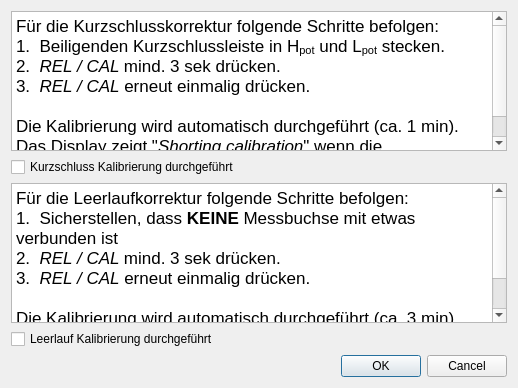
<?xml version="1.0" encoding="UTF-8"?>
<ui version="4.0">
 <class>Dialog</class>
 <widget class="QDialog" name="Dialog">
  <property name="geometry">
   <rect>
    <x>0</x>
    <y>0</y>
    <width>520</width>
    <height>400</height>
   </rect>
  </property>
  <property name="sizePolicy">
   <sizepolicy hsizetype="Fixed" vsizetype="Fixed">
    <horstretch>0</horstretch>
    <verstretch>0</verstretch>
   </sizepolicy>
  </property>
  <property name="minimumSize">
   <size>
    <width>511</width>
    <height>400</height>
   </size>
  </property>
  <property name="maximumSize">
   <size>
    <width>1000</width>
    <height>1000</height>
   </size>
  </property>
  <property name="windowTitle">
   <string>Kalibrierung des LCR-Meter</string>
  </property>
  <layout class="QGridLayout" name="gridLayout" rowstretch="0,0,0,0,0" columnstretch="0" rowminimumheight="0,0,0,0,0">
   <property name="sizeConstraint">
    <enum>QLayout::SizeConstraint::SetFixedSize</enum>
   </property>
   <item row="0" column="0">
    <widget class="QTextBrowser" name="textBrowser">
     <property name="sizePolicy">
      <sizepolicy hsizetype="Expanding" vsizetype="Minimum">
       <horstretch>0</horstretch>
       <verstretch>0</verstretch>
      </sizepolicy>
     </property>
     <property name="minimumSize">
      <size>
       <width>496</width>
       <height>0</height>
      </size>
     </property>
     <property name="maximumSize">
      <size>
       <width>16777215</width>
       <height>140</height>
      </size>
     </property>
     <property name="html">
      <string>&lt;!DOCTYPE HTML PUBLIC &quot;-//W3C//DTD HTML 4.0//EN&quot; &quot;http://www.w3.org/TR/REC-html40/strict.dtd&quot;&gt;
&lt;html&gt;&lt;head&gt;&lt;meta name=&quot;qrichtext&quot; content=&quot;1&quot; /&gt;&lt;meta charset=&quot;utf-8&quot; /&gt;&lt;style type=&quot;text/css&quot;&gt;
p, li { white-space: pre-wrap; }
hr { height: 1px; border-width: 0; }
li.unchecked::marker { content: &quot;\2610&quot;; }
li.checked::marker { content: &quot;\2612&quot;; }
&lt;/style&gt;&lt;/head&gt;&lt;body style=&quot; font-family:'.AppleSystemUIFont'; font-size:13pt; font-weight:400; font-style:normal;&quot;&gt;
&lt;p style=&quot; margin-top:0px; margin-bottom:0px; margin-left:0px; margin-right:0px; -qt-block-indent:0; text-indent:0px;&quot;&gt;Für die Kurzschlusskorrektur folgende Schritte befolgen:&lt;/p&gt;
&lt;p style=&quot; margin-top:0px; margin-bottom:0px; margin-left:0px; margin-right:0px; -qt-block-indent:0; text-indent:0px;&quot;&gt;1.  Beiligenden Kurzschlussleiste in H&lt;span style=&quot; vertical-align:sub;&quot;&gt;pot&lt;/span&gt; und L&lt;span style=&quot; vertical-align:sub;&quot;&gt;pot&lt;/span&gt; stecken.&lt;/p&gt;
&lt;p style=&quot; margin-top:0px; margin-bottom:0px; margin-left:0px; margin-right:0px; -qt-block-indent:0; text-indent:0px;&quot;&gt;2.  &lt;span style=&quot; font-style:italic;&quot;&gt;REL / CAL &lt;/span&gt;mind. 3 sek drücken.&lt;/p&gt;
&lt;p style=&quot; margin-top:0px; margin-bottom:0px; margin-left:0px; margin-right:0px; -qt-block-indent:0; text-indent:0px;&quot;&gt;3.  &lt;span style=&quot; font-style:italic;&quot;&gt;REL / CAL&lt;/span&gt; erneut einmalig drücken.&lt;/p&gt;
&lt;p style=&quot;-qt-paragraph-type:empty; margin-top:0px; margin-bottom:0px; margin-left:0px; margin-right:0px; -qt-block-indent:0; text-indent:0px;&quot;&gt;&lt;br /&gt;&lt;/p&gt;
&lt;p style=&quot; margin-top:0px; margin-bottom:0px; margin-left:0px; margin-right:0px; -qt-block-indent:0; text-indent:0px;&quot;&gt;Die Kalibrierung wird automatisch durchgeführt (ca. 1 min). Das Display zeigt &amp;quot;&lt;span style=&quot; font-style:italic;&quot;&gt;Shorting calibration&lt;/span&gt;&amp;quot; wenn die Kurzschlussleiste korrekt eingesetzt wurde.&lt;/p&gt;&lt;/body&gt;&lt;/html&gt;</string>
     </property>
    </widget>
   </item>
   <item row="1" column="0">
    <widget class="QCheckBox" name="shortCal">
     <property name="sizePolicy">
      <sizepolicy hsizetype="Expanding" vsizetype="Fixed">
       <horstretch>0</horstretch>
       <verstretch>0</verstretch>
      </sizepolicy>
     </property>
     <property name="text">
      <string>Kurzschluss Kalibrierung durchgeführt</string>
     </property>
    </widget>
   </item>
   <item row="2" column="0">
    <widget class="QTextBrowser" name="textBrowser_2">
     <property name="sizePolicy">
      <sizepolicy hsizetype="Expanding" vsizetype="Minimum">
       <horstretch>0</horstretch>
       <verstretch>0</verstretch>
      </sizepolicy>
     </property>
     <property name="maximumSize">
      <size>
       <width>16777215</width>
       <height>140</height>
      </size>
     </property>
     <property name="html">
      <string>&lt;!DOCTYPE HTML PUBLIC &quot;-//W3C//DTD HTML 4.0//EN&quot; &quot;http://www.w3.org/TR/REC-html40/strict.dtd&quot;&gt;
&lt;html&gt;&lt;head&gt;&lt;meta name=&quot;qrichtext&quot; content=&quot;1&quot; /&gt;&lt;meta charset=&quot;utf-8&quot; /&gt;&lt;style type=&quot;text/css&quot;&gt;
p, li { white-space: pre-wrap; }
hr { height: 1px; border-width: 0; }
li.unchecked::marker { content: &quot;\2610&quot;; }
li.checked::marker { content: &quot;\2612&quot;; }
&lt;/style&gt;&lt;/head&gt;&lt;body style=&quot; font-family:'.AppleSystemUIFont'; font-size:13pt; font-weight:400; font-style:normal;&quot;&gt;
&lt;p style=&quot; margin-top:0px; margin-bottom:0px; margin-left:0px; margin-right:0px; -qt-block-indent:0; text-indent:0px;&quot;&gt;Für die Leerlaufkorrektur folgende Schritte befolgen:&lt;/p&gt;
&lt;p style=&quot; margin-top:0px; margin-bottom:0px; margin-left:0px; margin-right:0px; -qt-block-indent:0; text-indent:0px;&quot;&gt;1.  Sicherstellen, dass &lt;span style=&quot; font-weight:700;&quot;&gt;KEINE&lt;/span&gt; Messbuchse mit etwas verbunden ist&lt;/p&gt;
&lt;p style=&quot; margin-top:0px; margin-bottom:0px; margin-left:0px; margin-right:0px; -qt-block-indent:0; text-indent:0px;&quot;&gt;2.  &lt;span style=&quot; font-style:italic;&quot;&gt;REL / CAL &lt;/span&gt;mind. 3 sek drücken.&lt;/p&gt;
&lt;p style=&quot; margin-top:0px; margin-bottom:0px; margin-left:0px; margin-right:0px; -qt-block-indent:0; text-indent:0px;&quot;&gt;3.  &lt;span style=&quot; font-style:italic;&quot;&gt;REL / CAL&lt;/span&gt; erneut einmalig drücken.&lt;/p&gt;
&lt;p style=&quot;-qt-paragraph-type:empty; margin-top:0px; margin-bottom:0px; margin-left:0px; margin-right:0px; -qt-block-indent:0; text-indent:0px;&quot;&gt;&lt;br /&gt;&lt;/p&gt;
&lt;p style=&quot; margin-top:0px; margin-bottom:0px; margin-left:0px; margin-right:0px; -qt-block-indent:0; text-indent:0px;&quot;&gt;Die Kalibrierung wird automatisch durchgeführt (ca. 3 min). Das Display zeigt &amp;quot;&lt;span style=&quot; font-style:italic;&quot;&gt;Open calibration&lt;/span&gt;&amp;quot; wenn korrekt die offenen Buchsen erkannt wurden.&lt;/p&gt;&lt;/body&gt;&lt;/html&gt;</string>
     </property>
    </widget>
   </item>
   <item row="3" column="0">
    <widget class="QCheckBox" name="openCal">
     <property name="sizePolicy">
      <sizepolicy hsizetype="Expanding" vsizetype="Fixed">
       <horstretch>0</horstretch>
       <verstretch>0</verstretch>
      </sizepolicy>
     </property>
     <property name="text">
      <string>Leerlauf Kalibrierung durchgeführt</string>
     </property>
    </widget>
   </item>
   <item row="4" column="0">
    <widget class="QDialogButtonBox" name="buttonBox">
     <property name="sizePolicy">
      <sizepolicy hsizetype="Expanding" vsizetype="Fixed">
       <horstretch>0</horstretch>
       <verstretch>0</verstretch>
      </sizepolicy>
     </property>
     <property name="orientation">
      <enum>Qt::Orientation::Horizontal</enum>
     </property>
     <property name="standardButtons">
      <set>QDialogButtonBox::StandardButton::Cancel|QDialogButtonBox::StandardButton::Ok</set>
     </property>
    </widget>
   </item>
  </layout>
 </widget>
 <resources/>
 <connections>
  <connection>
   <sender>buttonBox</sender>
   <signal>accepted()</signal>
   <receiver>Dialog</receiver>
   <slot>accept()</slot>
   <hints>
    <hint type="sourcelabel">
     <x>260</x>
     <y>382</y>
    </hint>
    <hint type="destinationlabel">
     <x>157</x>
     <y>274</y>
    </hint>
   </hints>
  </connection>
  <connection>
   <sender>buttonBox</sender>
   <signal>rejected()</signal>
   <receiver>Dialog</receiver>
   <slot>reject()</slot>
   <hints>
    <hint type="sourcelabel">
     <x>328</x>
     <y>382</y>
    </hint>
    <hint type="destinationlabel">
     <x>286</x>
     <y>274</y>
    </hint>
   </hints>
  </connection>
 </connections>
</ui>
